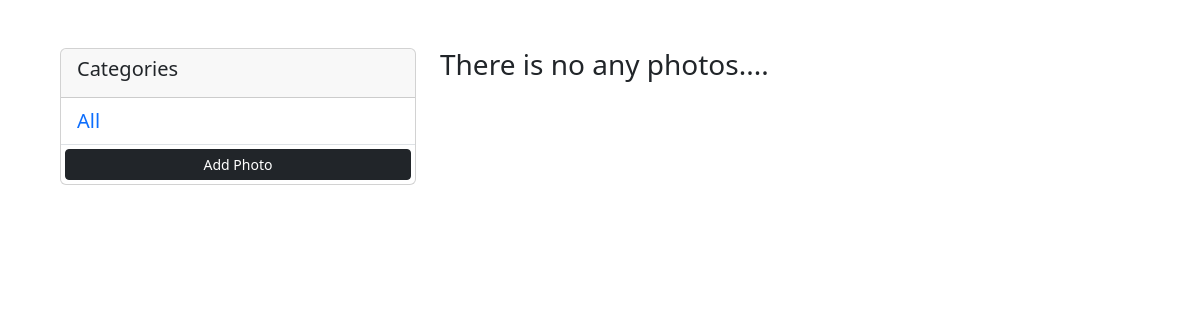
The app's page /?category=Animals, older data.
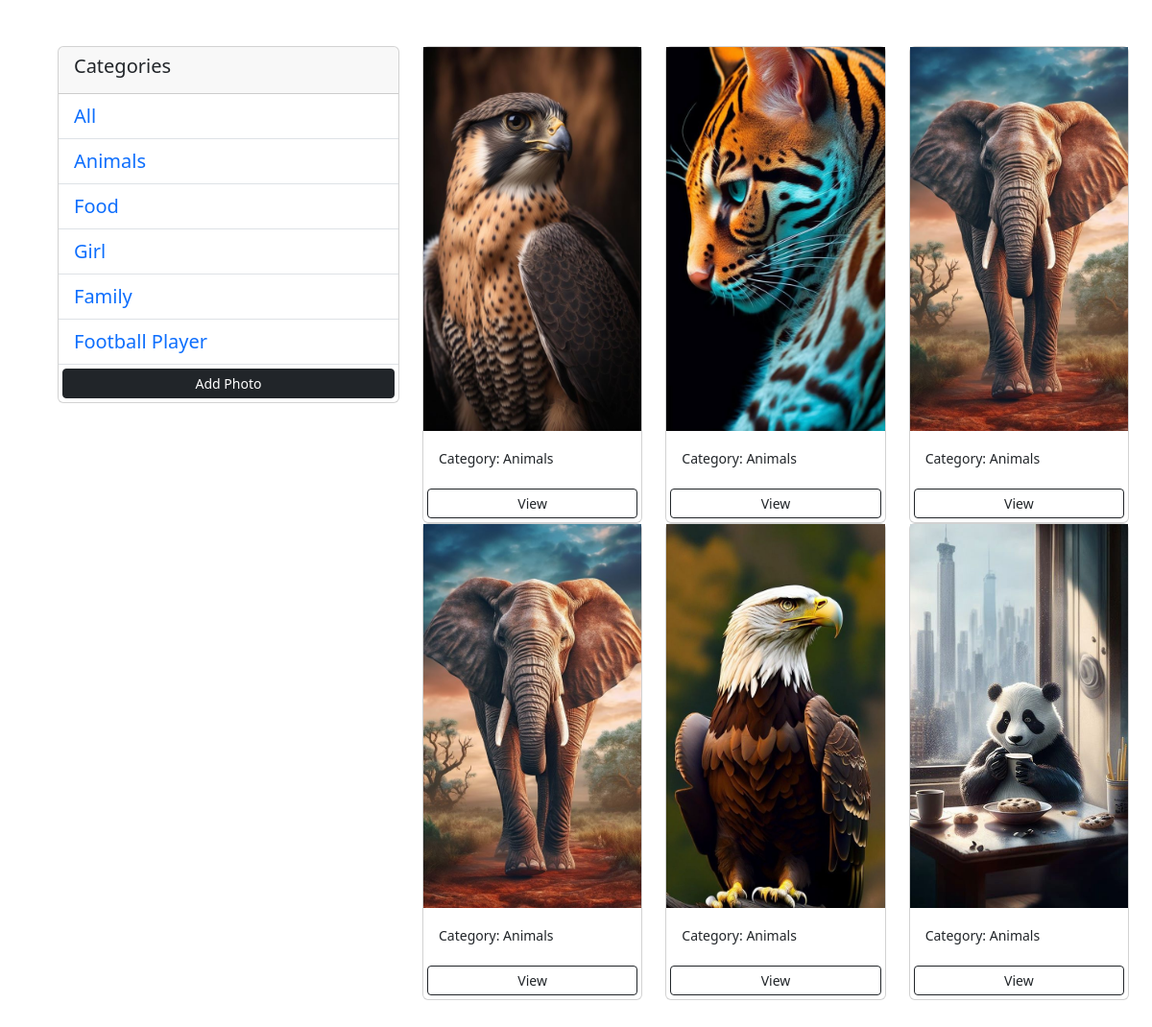
The same page, newer data.
### myapp/models.py (models this page shows, shortened)
class Category(models.Model):
     name = models.CharField(max_length=100,   null=False, blank=False)
     def __str__(self):
          return self.name

class Photo(models.Model):
     category = models.ForeignKey(Category, on_delete=models.SET_NULL, null=True)
     title = models.CharField(max_length=100, null=True, blank=True)
     image = models.ImageField(null=False, blank=False)
     description = models.TextField()
     created=models.DateTimeField(auto_now=True,null=True)
     updated=models.DateTimeField(auto_now=True,null=True)

### myapp/views.py (the view)
# urls.py: path('', views.gallary, name= "gallary"),
def gallary(request):
     category = request.GET.get('category')
     if category == None:
          photos = Photo.objects.all()
     else:
          photos = Photo.objects.filter(category__name=category)
     categories = Category.objects.all()
     context = {
          'categories':categories,
          'photos':photos
     }
     return render(request, 'photos/gallary.html', context)

### myapp/templates/photos/gallary.html (shortened to what this page needs)
<!DOCTYPE html>
<html lang="en">
<head>
     <link href="https://cdn.jsdelivr.net/npm/bootstrap@5.3.1/dist/css/bootstrap.min.css" rel="stylesheet">
</head>
<body>
<div class="container m-5">
     <div class="row">
          <div class="col col-md-4">
               <div class="card">
                    <div class="card-header">
                      <h5>Categories</h5>
                    </div>
                    <ul class="list-group list-group-flush">
                      <li class="list-group-item">
                         <a href="{% url 'gallary' %}" class="lk">All</a>
                      </li>
                      {% for category in categories %}
                      <li class="list-group-item">
                         <a href="{% url 'gallary' %}?category={{category.name}}" class="lk">
                              {{ category.name }}
                         </a>
                    </li>
                      {% endfor %}
                         <a href="{% url 'addPhoto' %}" class="btn btn-block btn-dark btn-sm m-1">Add Photo</a>
                    </ul>
                  </div>
          </div>
          <div class="col col-md-8">
               <div class="row">
                    {% for photo in photos %}
                    <div class="col-md-4">
                         <div class="card">
                              <img src="{{ photo.image.url }}" class="image-thumbail" alt="...">
                              <div class="card-body">
                                <small>Category: {{ photo.category}}</small>
                              </div>
                              <a href="{% url 'photo' photo.id %}" class="btn btn-outline-dark btn-sm m-1">View</a>
                         </div>
                    </div>
                    {% empty %}
                    <h3>There is no any photos....</h3>
                    {% endfor %}
               </div>
          </div>
     </div>
</div>
</body>
</html>

Row changes from the older to the newer data that the page shows:
added Category: name "Animals"
added Category: name "Food"
added Category: name "Girl"
added Category: name "Family"
added Category: name "Football Player"
added Photo: image (picture), category "Animals"
added Photo: image (picture), category "Animals"
added Photo: image (picture), category "Animals"
added Photo: image (picture), category "Animals"
added Photo: image (picture), category "Animals"
added Photo: image (picture), category "Animals"
Text that changed along with them:
text no longer shown: "There is no any photos...."
